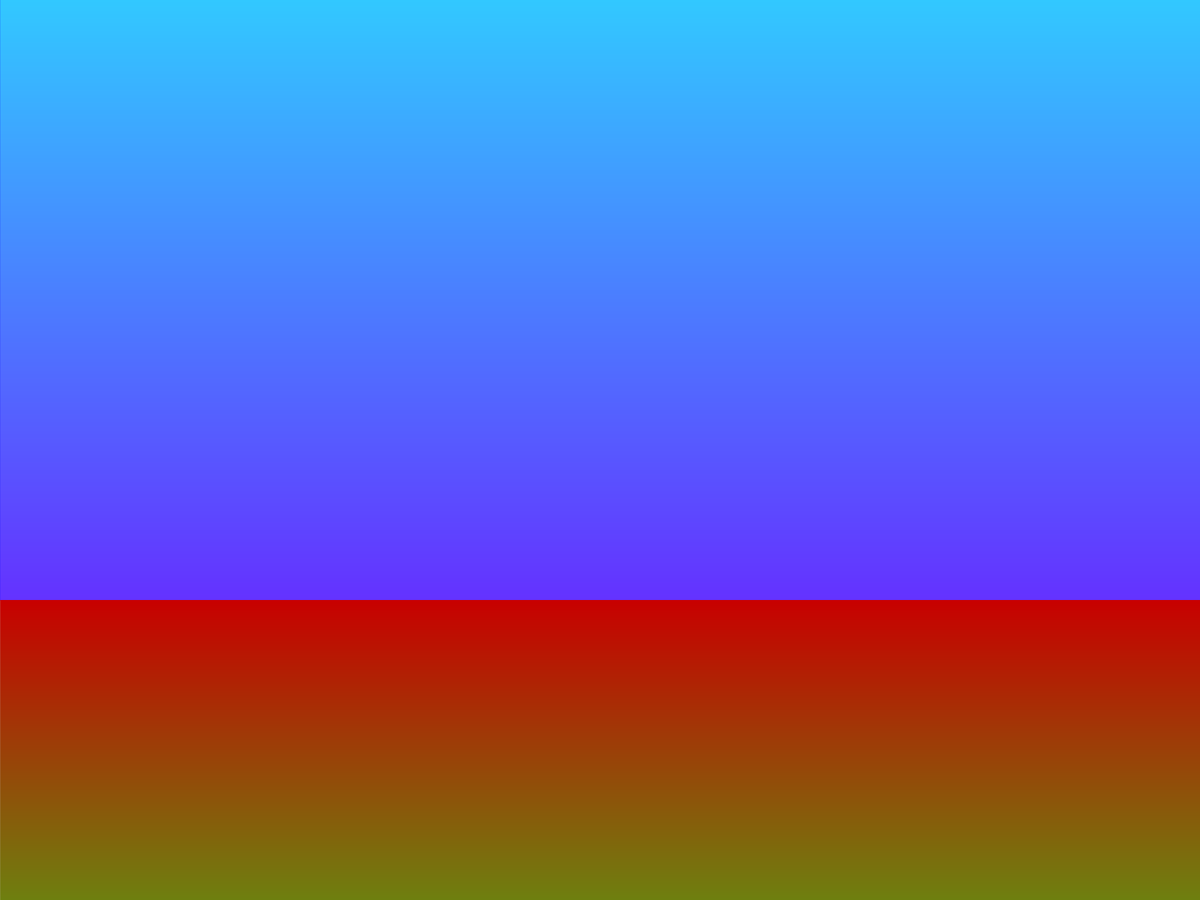
Frame 1 (no input)
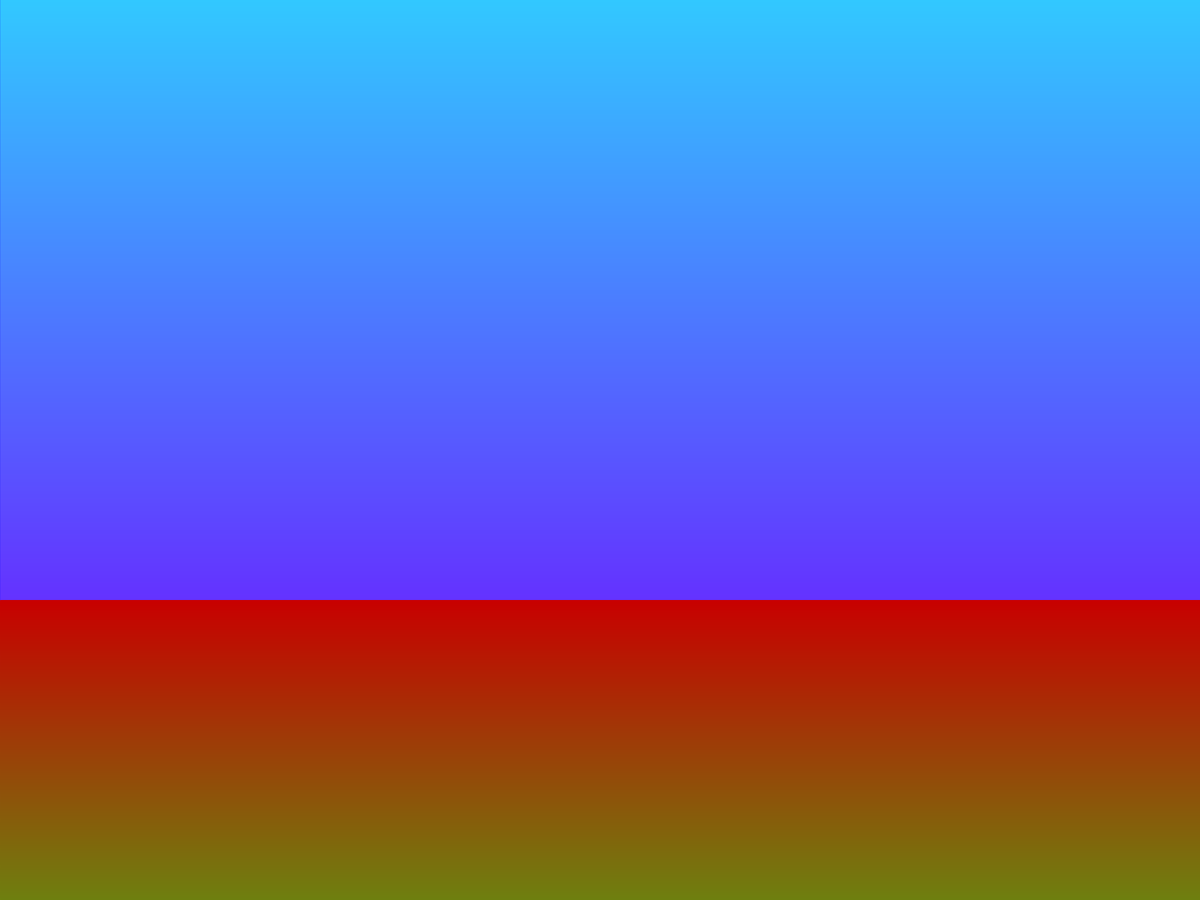
Frame 60 (the mouse pressed at the canvas centre just before this capture)
Frame 120 (the mouse held since frame 60 and released just before this capture): identical to frame 60, image omitted

The Processing sketch that drew these frames (run headless with seeded random() and noise(); from frame 60 on, the mouse is pressed at the canvas centre):

// Processing sketch: p2017feb20
// ── p2017feb20.pde
Boolean night = false;
Boolean hasBecomeNight = false;
int[] starColors = new int[1000];
int[] starXPositions = new int[1000];
int[] starYPositions = new int[1000];
int[] starRates = new int[1000];
Boolean[] starColorstates = new Boolean[1000];
int timeSinceSunset=0;
float sunsetPercentage=0;
int i=0;
void setup() {
  fullScreen();
  for(i=0; i<1000; i=i+1) {
    starColors[i] = 0;
    starXPositions[i]=(int)random(0,width);
    starYPositions[i]=(int)random(0,(int)(2*(height/3)));
    starRates[i]=(int)random(1,3);
    starColorstates[i]=true;
  }
}

void draw() {
  noStroke();
  if (night) fill(0,0,0); else fill(0,0,255);
  rect(0,0,width,(int)(2*(height/3)));
  rect(0,0,width,(int)(height/3));
  color nightSkyTop = color(0, 25, 75);
  color nightSkyBottom = color(0, 0, 0);
  color nightLandTop = color(0, 25, 75);
  color nightLandBottom = color(0, 0, 0);
  color daySkyTop = color(50, 200, 255);
  color daySkyBottom = color(100, 50, 255);
  color dayLandTop = color(200, 0, 0);
  color dayLandBottom = color(20, 255, 30);
  if (night) {
    if (timeSinceSunset < 1000) { timeSinceSunset=timeSinceSunset+1; }
    sunsetPercentage=timeSinceSunset/1000.0;
  }
  else {
    if(hasBecomeNight) {
      if (timeSinceSunset < 1000) { timeSinceSunset=timeSinceSunset+1; }
      sunsetPercentage=(1000-timeSinceSunset)/1000.0;
    }
  }
  color skyTop = lerpColor(daySkyTop,nightSkyTop,sunsetPercentage);
  color skyBottom = lerpColor(daySkyBottom,nightSkyBottom,sunsetPercentage);
  color landTop = lerpColor(dayLandTop,nightLandTop,sunsetPercentage);
  color landBottom = lerpColor(dayLandBottom,nightLandBottom,sunsetPercentage);
  setGradient(0, 0, width, (int)(2*(height/3)), skyTop, skyBottom, 2);
  setGradient(0, (int)(2*(height/3)), width, (int)(2*(height/3)), landTop, landBottom, 2);
  if (night) {
    //draw starColors
    int i=0;
    for(i=0; i<1000; i=i+1) {
      int currentStarColor = starColors[i];
      if (currentStarColor <= 100) {
        // Star has died, so spawn a new one.
        starColorstates[i] = true;
      }
      if (currentStarColor >= 255) {
        // Star has reached equinox
        starColorstates[i] = false;
      }
      int newStarColor = currentStarColor;
      if (starColorstates[i] == true) {
        // Star is growing
        if (random(0,15)<3) {
          newStarColor = currentStarColor + starRates[i];
        }
      }
      else {
        // Star is shrinking
        if (random(0,15)<3) {
          newStarColor = currentStarColor - starRates[i];
        }
      }
      if (random(0,100000)<2) {
        newStarColor=0;
      }
      starColors[i] = newStarColor;
      // Draw star
      noStroke();
      fill(255,255,255,starColors[i]);
      ellipse(starXPositions[i],starYPositions[i],5,5);
      // Draw moon
      // fill(255,255,255);
      // pushMatrix();
      // translate(500,200);
      // beginShape();
      // vertex(0, 0);
      // bezierVertex(0, 200, 50, 100, 0, 0);
      // bezierVertex(0, 200, 0, 100, 0, 0);
      // endShape();
      // popMatrix();
    }
  }
}

void setGradient(int x, int y, float w, float h, color skyTop, color skyBottom, int axis) {
  // from https://processing.org/examples/lineargradient.html
  noFill();

  if (axis == 2) {  // Top to bottom gradient
    for (int i = y; i <= y+h; i++) {
      float inter = map(i, y, y+h, 0, 1);
      color c = lerpColor(skyTop, skyBottom, inter);
      stroke(c);
      line(x, i, x+w, i);
    }
  }  
  else if (axis == 1) {  // Left to right gradient
    for (int i = x; i <= x+w; i++) {
      float inter = map(i, x, x+w, 0, 1);
      color c = lerpColor(skyTop, skyBottom, inter);
      stroke(c);
      line(i, y, i, y+h);
    }
  }
}

void mouseClicked() {
  hasBecomeNight=true;
  if (night) night=false; else night=true;
  timeSinceSunset=0;
}
